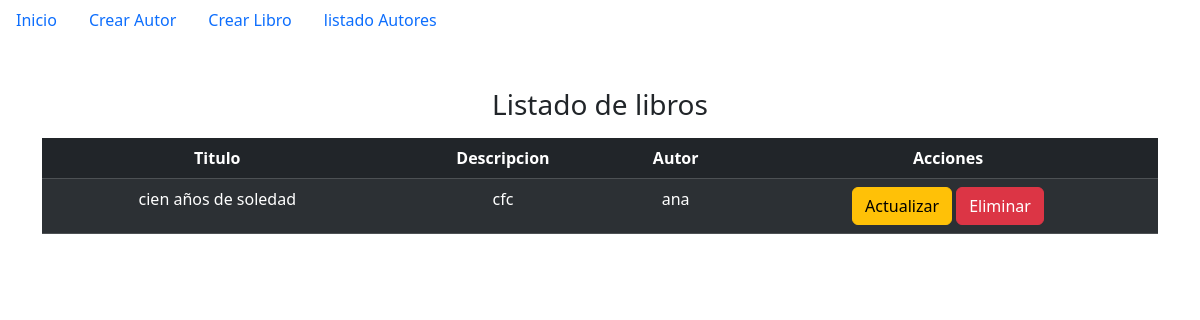
The page / on the database its author committed.
### biblioteca/models.py (models this page shows, shortened)
class libro(models.Model):
    titulo = models.CharField(max_length=200)
    descripcion = models.TextField()
    autor_id = models.ForeignKey(autor,primary_key=id,on_delete=models.CASCADE)

class autor(models.Model):
    nombre = models.CharField(max_length=200)
    lugar_nacimiento = models.CharField(max_length=200)
    fecha_nacimiento =models.DateTimeField()
    def __str__(self):
        return self.nombre

### biblioteca/views.py (the view)
# urls.py: path('',views.listarLibros, name='listarLibros'),
def listarLibros(request):
    Libros = libro.objects.all()
    return render(request, 'listarLibros.html', {'libros': Libros})

### biblioteca/templates/listarLibros.html
{% extends "base.html" %}
{% block content %}
<div class="container cols-8  mt-5">
        <div class="justify-content-center text-center">
        <h3>Listado de libros</h3>
        <div class="mt-3">
            <table class="table table-dark table-striped">
                <thead>
                    <tr>
                        <th>Titulo</th>
                        <th>Descripcion</th>
                        <th>Autor</th>
                        <th>Acciones</th>
                    </tr>
                </thead>
                <tbody>
                    {% for libro in libros %}
                        <tr>
                            <td>{{ libro.titulo }}</td>
                            <td>{{ libro.descripcion }}</td>
                            <td>{{ libro.autor_id }}</td>
                            <td>
                            <a href="{% url 'editarLibros' libro.pk %}" class="btn btn-warning">Actualizar</a>
                            <a href="{% url 'eliminarLibros' libro.pk %}" class="btn btn-danger">Eliminar</a>
                        </tr>
                    {% endfor %}
                </tbody>
            </table>
        </div>
    </div>
</div>
{% endblock content %}

### rows shown on the page
libro: titulo "cien años de soledad", descripcion "cfc", autor_id "ana"
